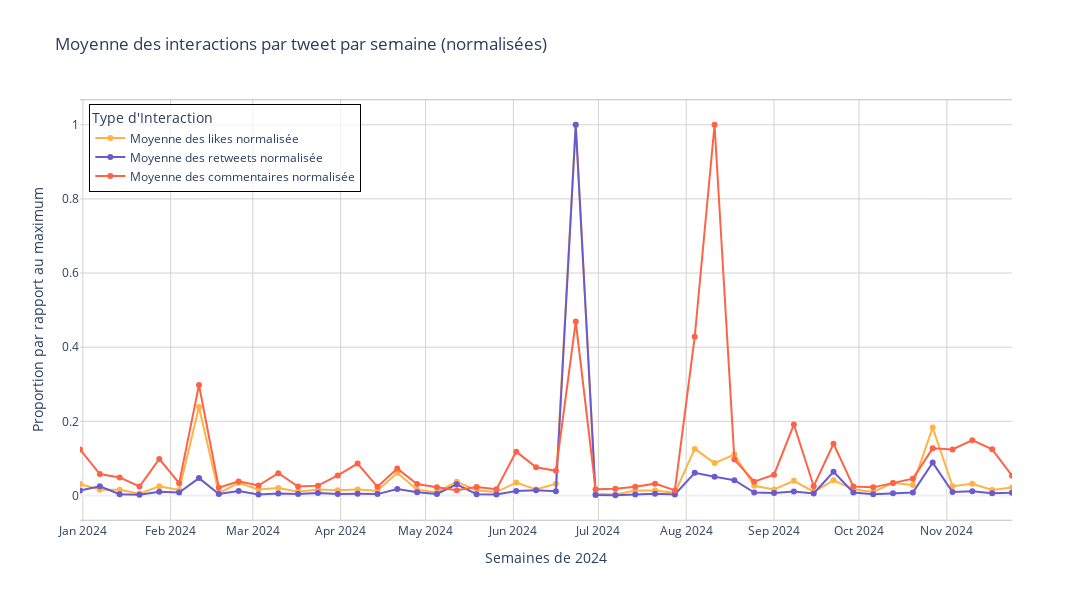

Notebook cell for this chart:
### Markdown cell above
On observe sur ce graphique les évolutions par rapport au maximum des différents types d'interaction. Les tendances ne sont pas très différentes du graphique précédent, mais sont davantage comparables : ainsi, les retweets et les likes (quasiment) ont atteint leur pic en juin 2024. En août 2024, on prend davantage conscience du nombre plus bas retweets par rapport aux likes et aux commentaires. Tout cela questionne sur ce qui s'est passé à ces périodes là, pour qu'il y ait autant de variations des interactions.

C'est pour cela que nous allons pondérer par le nombre de tweets, pour que les totaux ne soient pas biaisés par des quantités faibles ou plus importantes de tweets :

### Code cell
# Grouper par semaine
weekly_stats = df.groupby('YearWeek').agg(
    TotalLikes=('Likes', 'sum'),
    TotalRepost=('Repost', 'sum'),
    TotalComments=('Comments', 'sum'),
    NombreTweets=('YearWeek', 'size')
)

# Calcul des moyennes pondérées
weekly_stats['MoyLikes'] = weekly_stats['TotalLikes'] / weekly_stats['NombreTweets']
weekly_stats['MoyRepost'] = weekly_stats['TotalRepost'] / weekly_stats['NombreTweets']
weekly_stats['MoyComments'] = weekly_stats['TotalComments'] / weekly_stats['NombreTweets']

# Convertir YearWeek en dates réelles (début de semaine)
weekly_stats['Date'] = pd.to_datetime(weekly_stats.index + '-0', format='%Y-%U-%w')

# Normaliser les moyennes par rapport au maximum de chaque colonne
columns_to_normalize = ['MoyLikes', 'MoyRepost', 'MoyComments']
for col in columns_to_normalize:
    weekly_stats[col + '_Norm'] = weekly_stats[col] / weekly_stats[col].max()

# Mettre les données au format "long"
long_format_means = weekly_stats.melt(
    id_vars=['Date'], 
    value_vars=['MoyLikes_Norm', 'MoyRepost_Norm', 'MoyComments_Norm'], 
    var_name='Type d\'interaction', 
    value_name='Valeur Normalisée'
)

# Remplacer les noms des interactions pour qu'ils apparaissent dans la légende
long_format_means['Type d\'interaction'] = long_format_means['Type d\'interaction'].replace({
    'MoyLikes_Norm': 'Moyenne des likes normalisée',
    'MoyRepost_Norm': 'Moyenne des retweets normalisée',
    'MoyComments_Norm': 'Moyenne des commentaires normalisée'
})

# Palette de couleurs plus visibles mais douces
couleurs_visibles = ['#FFB347', '#6A5ACD', '#FF6347']  

# Création du graphique interactif avec Plotly
fig = px.line(
    long_format_means,
    x='Date',
    y='Valeur Normalisée',
    color='Type d\'interaction',
    title='Moyenne des interactions par tweet par semaine (normalisées)',
    color_discrete_sequence=couleurs_visibles,
    markers=True
)

# Personnalisation des axes et affichage des mois
fig.update_xaxes(
    title="Semaines de 2024",
    showline=True,
    linecolor="gray",
    linewidth=0.5,
    mirror=True,
    showgrid=True,
    gridcolor="lightgray",
    tickmode="linear",
    dtick="M1",  # Espacement d'un mois
    tickformat="%b %Y",  # Format Mois Année
    range=[weekly_stats['Date'].min(), weekly_stats['Date'].max()]  # Plage des dates
)

fig.update_yaxes(
    title="Proportion par rapport au maximum",
    showline=False,
    linecolor="black",
    linewidth=1.5,
    mirror=True,
    showgrid=True,
    gridcolor="lightgray"
)

# Ajuster la taille et le style de la figure
fig.update_layout(
    width=1100,
    height=600,
    template="plotly_white",
    plot_bgcolor="white",
    hovermode="x unified",
    legend=dict(
        title="Type d'Interaction",
        x=0.01, y=0.99,
        bgcolor='rgba(255,255,255,0.7)',
        bordercolor='black',
        borderwidth=1
    )
)

# Afficher le graphique
fig.show()

### Figure 1 — Plotly figure (JSON) as saved in the notebook; plotly's stock layout.template omitted (floating-point values rounded to 4 significant figures)
{"data": [{"hovertemplate": "Type d'interaction=Moyenne des likes normalisée<br>Date=%{x}<br>Valeur Normalisée=%{y}<extra></extra>", "legendgroup": "Moyenne des likes normalisée", "line": {"color": "#FFB347", "dash": "solid"}, "marker": {"symbol": "circle"}, "mode": "lines+markers", "name": "Moyenne des likes normalisée", "orientation": "v", "showlegend": true, "type": "scatter", "x": ["2023-12-31T00:00:00", "2024-01-07T00:00:00", "2024-01-14T00:00:00", "2024-01-21T00:00:00", "2024-01-28T00:00:00", "2024-02-04T00:00:00", "2024-02-11T00:00:00", "2024-02-18T00:00:00", "2024-02-25T00:00:00", "2024-03-03T00:00:00", "2024-03-10T00:00:00", "2024-03-17T00:00:00", "2024-03-24T00:00:00", "2024-03-31T00:00:00", "2024-04-07T00:00:00", "2024-04-14T00:00:00", "2024-04-21T00:00:00", "2024-04-28T00:00:00", "2024-05-05T00:00:00", "2024-05-12T00:00:00", "2024-05-19T00:00:00", "2024-05-26T00:00:00", "2024-06-02T00:00:00", "2024-06-09T00:00:00", "2024-06-16T00:00:00", "2024-06-23T00:00:00", "2024-06-30T00:00:00", "2024-07-07T00:00:00", "2024-07-14T00:00:00", "2024-07-21T00:00:00", "2024-07-28T00:00:00", "2024-08-04T00:00:00", "2024-08-11T00:00:00", "2024-08-18T00:00:00", "2024-08-25T00:00:00", "2024-09-01T00:00:00", "2024-09-08T00:00:00", "2024-09-15T00:00:00", "2024-09-22T00:00:00", "2024-09-29T00:00:00", "2024-10-06T00:00:00", "2024-10-13T00:00:00", "2024-10-20T00:00:00", "2024-10-27T00:00:00", "2024-11-03T00:00:00", "2024-11-10T00:00:00", "2024-11-17T00:00:00", "2024-11-24T00:00:00"], "xaxis": "x", "y": [0.03087, 0.01554, 0.01561, 0.004925, 0.02489, 0.01457, 0.2386, 0.006259, 0.03418, 0.01607, 0.02022, 0.01042, 0.01616, 0.01421, 0.01632, 0.01288, 0.06123, 0.0155, 0.009029, 0.03732, 0.01337, 0.009319, 0.03511, 0.01639, 0.03148, 1, 0.004774, 0.002401, 0.01327, 0.01371, 0.007075, 0.1257, 0.08737, 0.1104, 0.02618, 0.01645, 0.03948, 0.01007, 0.04098, 0.01654, 0.009475, 0.03392, 0.0286, 0.1832, 0.02483, 0.03159, 0.01511, 0.02146], "yaxis": "y"}, {"hovertemplate": "Type d'interaction=Moyenne des retweets normalisée<br>Date=%{x}<br>Valeur Normalisée=%{y}<extra></extra>", "legendgroup": "Moyenne des retweets normalisée", "line": {"color": "#6A5ACD", "dash": "solid"}, "marker": {"symbol": "circle"}, "mode": "lines+markers", "name": "Moyenne des retweets normalisée", "orientation": "v", "showlegend": true, "type": "scatter", "x": ["2023-12-31T00:00:00", "2024-01-07T00:00:00", "2024-01-14T00:00:00", "2024-01-21T00:00:00", "2024-01-28T00:00:00", "2024-02-04T00:00:00", "2024-02-11T00:00:00", "2024-02-18T00:00:00", "2024-02-25T00:00:00", "2024-03-03T00:00:00", "2024-03-10T00:00:00", "2024-03-17T00:00:00", "2024-03-24T00:00:00", "2024-03-31T00:00:00", "2024-04-07T00:00:00", "2024-04-14T00:00:00", "2024-04-21T00:00:00", "2024-04-28T00:00:00", "2024-05-05T00:00:00", "2024-05-12T00:00:00", "2024-05-19T00:00:00", "2024-05-26T00:00:00", "2024-06-02T00:00:00", "2024-06-09T00:00:00", "2024-06-16T00:00:00", "2024-06-23T00:00:00", "2024-06-30T00:00:00", "2024-07-07T00:00:00", "2024-07-14T00:00:00", "2024-07-21T00:00:00", "2024-07-28T00:00:00", "2024-08-04T00:00:00", "2024-08-11T00:00:00", "2024-08-18T00:00:00", "2024-08-25T00:00:00", "2024-09-01T00:00:00", "2024-09-08T00:00:00", "2024-09-15T00:00:00", "2024-09-22T00:00:00", "2024-09-29T00:00:00", "2024-10-06T00:00:00", "2024-10-13T00:00:00", "2024-10-20T00:00:00", "2024-10-27T00:00:00", "2024-11-03T00:00:00", "2024-11-10T00:00:00", "2024-11-17T00:00:00", "2024-11-24T00:00:00"], "xaxis": "x", "y": [0.01324, 0.02505, 0.003564, 0.001666, 0.009766, 0.008173, 0.04686, 0.004122, 0.01212, 0.002473, 0.005667, 0.004087, 0.006766, 0.004314, 0.004548, 0.003707, 0.01765, 0.008588, 0.004087, 0.03016, 0.003289, 0.0026, 0.01217, 0.0142, 0.01138, 1, 0.001263, 0.000627, 0.00249, 0.0047, 0.002596, 0.06103, 0.05054, 0.04103, 0.007792, 0.006529, 0.01074, 0.005418, 0.06401, 0.008196, 0.003323, 0.006241, 0.00805, 0.08865, 0.009391, 0.01131, 0.005881, 0.007424], "yaxis": "y"}, {"hovertemplate": "Type d'interaction=Moyenne des commentaires normalisée<br>Date=%{x}<br>Valeur Normalisée=%{y}<extra></extra>", "legendgroup": "Moyenne des commentaires normalisée", "line": {"color": "#FF6347", "dash": "solid"}, "marker": {"symbol": "circle"}, "mode": "lines+markers", "name": "Moyenne des commentaires normalisée", "orientation": "v", "showlegend": true, "type": "scatter", "x": ["2023-12-31T00:00:00", "2024-01-07T00:00:00", "2024-01-14T00:00:00", "2024-01-21T00:00:00", "2024-01-28T00:00:00", "2024-02-04T00:00:00", "2024-02-11T00:00:00", "2024-02-18T00:00:00", "2024-02-25T00:00:00", "2024-03-03T00:00:00", "2024-03-10T00:00:00", "2024-03-17T00:00:00", "2024-03-24T00:00:00", "2024-03-31T00:00:00", "2024-04-07T00:00:00", "2024-04-14T00:00:00", "2024-04-21T00:00:00", "2024-04-28T00:00:00", "2024-05-05T00:00:00", "2024-05-12T00:00:00", "2024-05-19T00:00:00", "2024-05-26T00:00:00", "2024-06-02T00:00:00", "2024-06-09T00:00:00", "2024-06-16T00:00:00", "2024-06-23T00:00:00", "2024-06-30T00:00:00", "2024-07-07T00:00:00", "2024-07-14T00:00:00", "2024-07-21T00:00:00", "2024-07-28T00:00:00", "2024-08-04T00:00:00", "2024-08-11T00:00:00", "2024-08-18T00:00:00", "2024-08-25T00:00:00", "2024-09-01T00:00:00", "2024-09-08T00:00:00", "2024-09-15T00:00:00", "2024-09-22T00:00:00", "2024-09-29T00:00:00", "2024-10-06T00:00:00", "2024-10-13T00:00:00", "2024-10-20T00:00:00", "2024-10-27T00:00:00", "2024-11-03T00:00:00", "2024-11-10T00:00:00", "2024-11-17T00:00:00", "2024-11-24T00:00:00"], "xaxis": "x", "y": [0.1241, 0.05771, 0.04865, 0.02416, 0.0984, 0.03322, 0.2981, 0.02089, 0.03802, 0.02679, 0.06029, 0.02411, 0.02659, 0.05416, 0.08611, 0.02345, 0.07248, 0.03113, 0.02199, 0.0143, 0.02272, 0.01692, 0.1183, 0.07588, 0.06674, 0.4691, 0.01713, 0.01835, 0.02353, 0.03192, 0.01367, 0.4281, 1, 0.09685, 0.03717, 0.05615, 0.1914, 0.02507, 0.1396, 0.02396, 0.02188, 0.0337, 0.04543, 0.1271, 0.1244, 0.1492, 0.1246, 0.05321], "yaxis": "y"}], "layout": {"height": 600, "hovermode": "x unified", "legend": {"bgcolor": "rgba(255,255,255,0.7)", "bordercolor": "black", "borderwidth": 1, "title": {"text": "Type d'Interaction"}, "tracegroupgap": 0, "x": 0.01, "y": 0.99}, "plot_bgcolor": "white", "title": {"text": "Moyenne des interactions par tweet par semaine (normalisées)"}, "width": 1100, "xaxis": {"anchor": "y", "domain": [0, 1], "dtick": "M1", "gridcolor": "lightgray", "linecolor": "gray", "linewidth": 0.5, "mirror": true, "range": ["2023-12-31T00:00:00", "2024-11-24T00:00:00"], "showgrid": true, "showline": true, "tickformat": "%b %Y", "tickmode": "linear", "title": {"text": "Semaines de 2024"}}, "yaxis": {"anchor": "x", "domain": [0, 1], "gridcolor": "lightgray", "linecolor": "black", "linewidth": 1.5, "mirror": true, "showgrid": true, "showline": false, "title": {"text": "Proportion par rapport au maximum"}}}}
